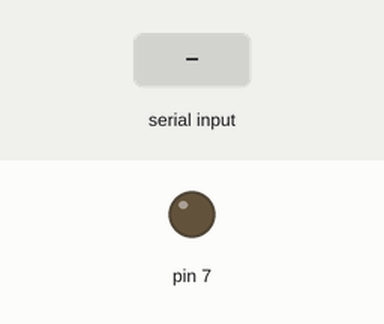
A sketch run on a simulated Arduino Uno, built with avr-gcc and run on an emulated ATmega328P. Parts: output pins drawn as LEDs (lit = HIGH). Inputs (shaded band) come from the test bench.

Above: at 1.2 s.
1.3 s: "Q" received over Serial
At 2.1 s:
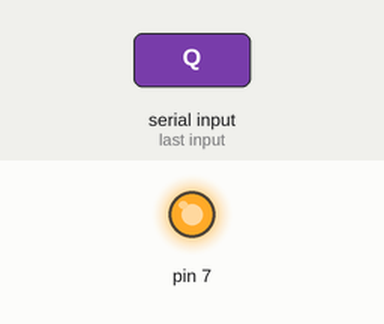
2.8 s: "q" received over Serial
At 3.2 s:
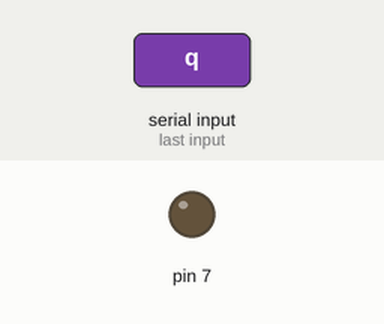
Timing chart, 0 to 5.8 s (numbered marks = the images above; inputs shaded):
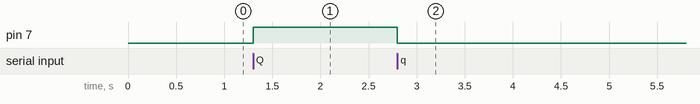

The sketch:

sketch_jun04a.ino
```cpp
void setup() {
  // put your setup code here, to run once:
  Serial.begin(9600);
  pinMode(7, OUTPUT);
}

void loop() {
  // put your main code here, to run repeatedly:
  if(Serial.available()){
    char a = Serial.read();
    if (a == 'q')
      digitalWrite(7, 0);
    if (a == 'Q')
    digitalWrite(7, 1);
  }
}
```

Measured:
- after the input at 1.3 s, pin 7: LOW → HIGH at once
- after the input at 2.8 s, pin 7: HIGH → LOW at once
